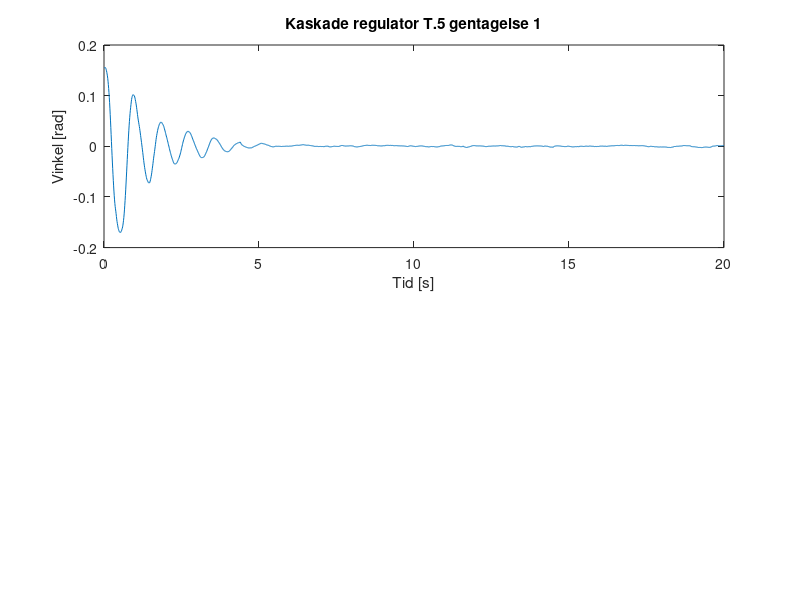

Recreate this plot in MATLAB. (Note: this script raises an error after producing the figure.)
%Der er 10 ms mellem hver sampling
clc
clear all
close all

load('dataKaskade.mat');


realdata=dataKaskade(:,1);
stroem=dataKaskade(:,2);
startPin=dataKaskade(:,3);

%plot(realdata)
%hold on
%plot(startPin-2)



n=2000;



start=[72;3171;6386;9436;12429;15564;18832;22017;25124;28134];
%start(1)=1144
%for i=2:10
%    start(i)=start(i-1)+2050;
%end

for i = 1:10
    data(:,i)=realdata(start(i):start(i)+(n-1));
    dataStroem(:,i)=stroem(start(i):start(i)+(n-1));
end



for i = 1:n
    tid(i) = 0.01 * i;
end

for i = 1:10
    dataFilt(1,i) = data(1,i);
    dataFilt(2,i) = (data(1,i) + data(2,i))/2;
    dataFiltStroem(1,i) = dataStroem(1,i);
    dataFiltStroem(2,i) = (dataStroem(1,i) + dataStroem(2,i))/2;
end

for i = 1:10
    for ii=1:n-2
        dataFilt(ii+2,i)=(data(ii,i)+data(ii+1,i)+data(ii+2,i))/3;
        dataFiltStroem(ii+2,i)=(dataStroem(ii,i)+dataStroem(ii+1,i)+dataStroem(ii+2,i))/3;        
    end
end


temp = [0;0;0;0;0;0;0;0;0;0];

for i=1:10
    for ii=1001:n
        temp(i) = temp(i) + dataFilt(ii,i);
    end
end


offset = temp/(n-1000);






for i = 1:10
    dataFilt(:,i) = dataFilt(:,i)-offset(i);
end

addMarkX = [0;0;0;0;0;0;0;0;0;0];
addMarkY = [0;0;0;0;0;0;0;0;0;0];

for i = 1:10
    for ii=1:(n-1)
        if abs(dataFilt(ii,i)) > 0.0175
            if abs(max(dataFilt(ii+1:n,i)))<=0.0175
                addMarkX(i) = ii+1;
                addMarkY(i) = dataFilt(ii+1,i);
            elseif abs(min(dataFilt(ii+1:n,i)))<=0.0175
                addMarkX(i) = ii+1;
                addMarkY(i) = dataFilt(ii+1,i);
            end
        end
    end
end

addMarkX = addMarkX * 0.01;


for i=1:10
    figure(i);
    subplot(2,1,1);
    plotVar = plot(tid,dataFilt(:,i));
    a=sprintf('Kaskade regulator T.5 gentagelse %d',i);
    title(a)
    ylabel("Vinkel [rad]");
    xlabel("Tid [s]");
    yline(0.0175);
    yline(-0.0175);
    datatip(plotVar,addMarkX(i),addMarkY(i));
    subplot(2,1,2);
    plot(tid,dataFiltStroem(:,i));
    a=sprintf('Strøminput ved kaskade regulator T.5 gentagelse %d',i);
    title(a)
    ylabel("Strøm [A]");
    xlabel("Tid [s]");
end



